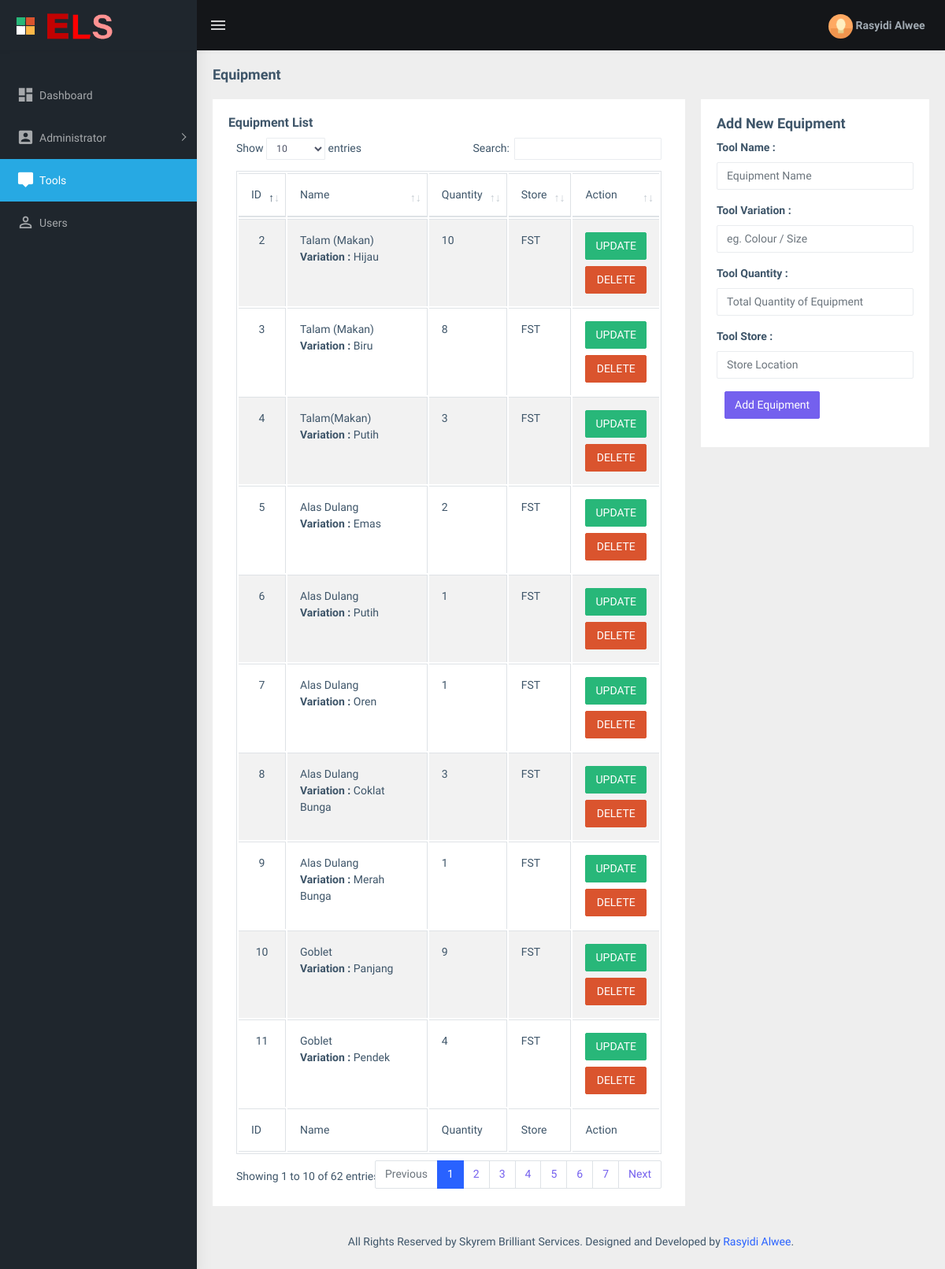
Screenshot of /tools.php (signed in) with the database file from the repository.
### tables this page shows
CREATE TABLE `tools` (
  `tlID` int(11) NOT NULL,
  `tlName` varchar(100) NOT NULL,
  `tlVariation` varchar(50) NOT NULL,
  `tlQuantity` int(3) NOT NULL,
  `tlAvailable` int(3) NOT NULL,
  `tlLeft` int(11) NOT NULL,
  `tlStore` varchar(255) NOT NULL
);

### assets/session-handler.php (called while the page is built, shortened)
<?php
$userID = $_SESSION["userID"];
$getUserInfo = mysqli_query($conn,"SELECT admName,admEmail, admPhone, admDepartment FROM admins WHERE admID = '{$userID}' ");
$fetchUserInfo = mysqli_fetch_assoc($getUserInfo);
$userName = $fetchUserInfo["admName"];
?>

### tools.php (the view, shortened to what this page needs)
<?php
require_once("assets/connection.php");
require_once("assets/session-handler.php");
?>
<!DOCTYPE html>
<html dir="ltr" lang="en">
<head>
    <link href="assets/libs/flot/css/float-chart.css" rel="stylesheet">
    <link href="assets/libs/datatables.net-bs4/css/dataTables.bootstrap4.css" rel="stylesheet">
    <link rel="stylesheet" type="text/css" href="assets/libs/select2/dist/css/select2.min.css">
    <link href="dist/css/style.min.css" rel="stylesheet">
</head>
<body>
    <div id="main-wrapper">
       	<?php require_once("templates/topbar.php") ?>
        <?php require_once("templates/sidebar.php") ?>
        <div class="page-wrapper">
             <div class="page-breadcrumb">
                <div class="row">
                    <div class="col-12 d-flex no-block align-items-center">
                        <h4 class="page-title">Equipment</h4>
                    </div>
                </div>
            </div>
            <div class="container-fluid">
                <div class="row">
					<div class="col-md-8">
						<div class="card">
                            <div class="card-body">
                                <h5 class="card-title">Equipment List</h5>
                                <div class="table-responsive">
                                    <table id="zero_config" class="table table-striped table-bordered">
                                        <thead>
                                            <tr>
                                                <th>ID</th>
                                                <th>Name</th>
                                                <th>Quantity</th>
                                                <th>Store</th>
                                                <th>Action</th>
                                            </tr>
                                        </thead>
                                        <tbody>
                                            <?php
											$getToolList = mysqli_query($conn,"SELECT * FROM tools");
											while($fetchTool = mysqli_fetch_assoc($getToolList)){
											?>
											<tr>
												<td align="center"><?= $fetchTool["tlID"] ?></td>
												<td>
                                                    <?= $fetchTool["tlName"] ?><br>
                                                    <b>Variation : </b><?= $fetchTool["tlVariation"] ?>
                                                </td>
												<td><?= $fetchTool["tlQuantity"] ?></td>
                                                <td><?= $fetchTool["tlStore"] ?></td>
												<td>
                                                    <a href="updateEquipment.php?id=<?=$fetchTool["tlID"]?>" class="btn btn-block btn-success">UPDATE</a>
                                                    <a href="?delete=<?=$fetchTool["tlID"]?>" class="btn btn-block btn-danger">DELETE</a>
                                                </td>
											</tr>
											<?php
											}
											?>
                                        </tbody>
                                        <tfoot>
                                            <tr>
                                               	<th>ID</th>
                                                <th>Name</th>
                                                <th>Quantity</th>
                                                <th>Store</th>
                                                <th>Action</th>
                                            </tr>
                                        </tfoot>
                                    </table>
                                </div>
                            </div>
                        </div>
					</div>
                    <div class="col-md-4">
                        <div class="card">
                            <div class="card-body">
                                <h4 class="card-title">Add New Equipment</h4>
                                <form method="post">
                                    <div class="form-group">
                                        <div class="form-group">
                                            <label>Tool Name :</label>
                                            <input type="text" name="tlName" class="form-control" placeholder="Equipment Name" />
                                        </div>
                                        <div class="form-group">
                                            <label>Tool Variation :</label>
                                            <input type="text" name="tlVariation" class="form-control" placeholder="eg. Colour / Size" />
                                        </div>
                                        <div class="form-group">
                                            <label>Tool Quantity :</label>
                                            <input type="number" name="tlQuantity" class="form-control" placeholder="Total Quantity of Equipment" />
                                        </div>
                                        <div class="form-group">
                                            <label>Tool Store :</label>
                                            <input type="text" name="tlStore" class="form-control" placeholder="Store Location" />
                                        </div>
                                        <button class="btn btn-large btn-primary" style="margin-left: 10px;" name="btnAddTool">Add Equipment</button>
                                    </div>
                                </form>
                            </div>
                        </div>
                    </div>
                </div>
            <footer class="footer text-center">
                All Rights Reserved by Skyrem Brilliant Services. Designed and Developed by <a href="https://wrappixel.com">Rasyidi Alwee</a>.
            </footer>
        </div>
    </div>
</body>
</html>

### templates/topbar.php (shortened to what this page needs)
<header class="topbar" data-navbarbg="skin5">
	<nav class="navbar top-navbar navbar-expand-md navbar-dark">
		<div class="navbar-header" data-logobg="skin5">
			<a class="navbar-brand" href="index.php">
				<b class="logo-icon p-l-10">
					<img src="assets/images/logo-icon.png" alt="homepage" class="light-logo" />
				</b>
				<span class="logo-text">
					 <img src="assets/images/logo-text.png" alt="homepage" class="light-logo" width="50%" />
				</span>
			</a>
		</div>
		<div class="navbar-collapse collapse" id="navbarSupportedContent" data-navbarbg="skin5">
			<ul class="navbar-nav float-left mr-auto">
				<li class="nav-item d-none d-md-block"><a class="nav-link sidebartoggler waves-effect waves-light" href="javascript:void(0)" data-sidebartype="mini-sidebar"><i class="mdi mdi-menu font-24"></i></a></li>
			</ul>
			<ul class="navbar-nav float-right">
				<li class="nav-item dropdown">
					<a class="nav-link dropdown-toggle text-muted waves-effect waves-dark pro-pic" href="" data-toggle="dropdown" aria-haspopup="true" aria-expanded="false"><img src="assets/images/users/1.jpg" alt="user" class="rounded-circle" width="31"> <b><?= $userName ?></b></a>
				</li>
			</ul>
		</div>
	</nav>
</header>

### rows the page displays
tools: tlID "2", tlName "Talam (Makan)", tlVariation "Hijau", tlQuantity "10", tlStore "FST"
tools: tlID "3", tlName "Talam (Makan)", tlVariation "Biru", tlQuantity "8", tlStore "FST"
tools: tlID "4", tlName "Talam(Makan)", tlVariation "Putih", tlQuantity "3", tlStore "FST"
tools: tlID "5", tlName "Alas Dulang", tlVariation "Emas", tlQuantity "2", tlStore "FST"
tools: tlID "6", tlName "Alas Dulang", tlVariation "Putih", tlQuantity "1", tlStore "FST"
tools: tlID "7", tlName "Alas Dulang", tlVariation "Oren", tlQuantity "1", tlStore "FST"
tools: tlID "8", tlName "Alas Dulang", tlVariation "Coklat Bunga", tlQuantity "3", tlStore "FST"
tools: tlID "9", tlName "Alas Dulang", tlVariation "Merah Bunga", tlQuantity "1", tlStore "FST"
tools: tlID "10", tlName "Goblet", tlVariation "Panjang", tlQuantity "9", tlStore "FST"
tools: tlID "11", tlName "Goblet", tlVariation "Pendek", tlQuantity "4", tlStore "FST"

### other values shown
$userName "Rasyidi Alwee"
